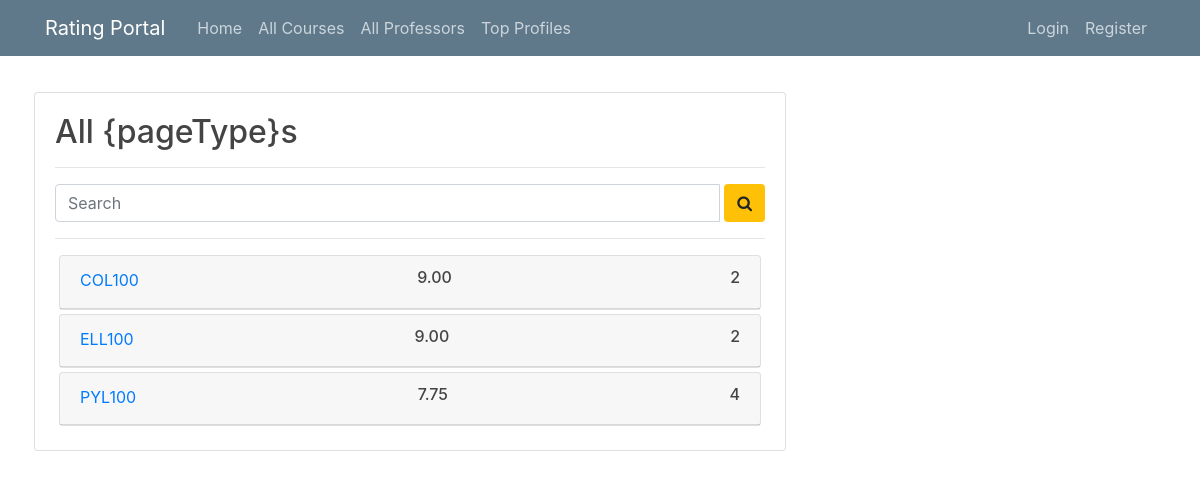
Screenshot of /course/ with the database file from the repository.
### courses/models.py (models this page shows)
class Course(models.Model):
    TYPE_OF_PAGE=[('c','Course'),('p','Professor')]
    courseName = models.CharField(max_length=120)
    rating = models.DecimalField(decimal_places=2,max_digits=4,default=-1)
    noOfReviews = models.IntegerField(default=0)
    courseDescription = models.TextField(default='')
    pageType = models.CharField(
        max_length=1,
        choices=TYPE_OF_PAGE,
        default='c',
        )
    class Meta:
        ordering = ['courseName']

### courses/views.py (the view)
# urls.py: path("course/", courseViews.courseListView, name="courseList",kwargs={'pageType':'course'}),
def courseListView(request,pageType):
    recheckAllRatings()
    context={}
    allPages=getAllOf(pageType)
    context['list'] = allPages
    context['pageType'] = pageType.capitalize()
    if request.method=='GET':
        query=request.GET.get('q')
        if query:
            context['list'] = getCourseFromQuery(str(query),pageType)
    return render(request, "courses/courseList.html", context)

### courses/views.py (called while the page is built)
def recheckAllRatings():
    courseList = Course.objects.all()
    reviews = getAllOf("review")
    results = {}
    for review in reviews:
        try:
            results[review.courseName][0] += review.score
            results[review.courseName][1] += 1
        except:
            results[review.courseName] = [review.score, 1]
    for course in courseList:
        try:
            result = results[course.courseName]
        except:
            course.rating = -1
            course.noOfReviews = 0
            course.save()
            continue
        course.rating = round(result[0] / result[1], 2)
        course.noOfReviews = result[1]
        course.save()

def getAllOf(name):
    if name == "review":
        return Review.objects.all()
    elif name == "course":
        return list(Course.objects.filter(pageType='c').distinct())
    elif name == "professor":
        return list(Course.objects.filter(pageType='p').distinct())

### courses/templates/courses/courseList.html (shortened to what this page needs)
{% extends "users/base.html" %}
{% block content %}
  <div class="card-body">
      <h2>All {pageType}s</h2>
      <hr>
      <form method="GET" class="navbar-form" role="search">
        <div class="input-group add-on">
          <input class="form-control" placeholder="Search" name="q" id="id_q" type="text">
          <div class="input-group-btn ml-1">
            <button class="btn btn-default bg-warning" type="submit"><i class="fa fa-search"></i></button>
          </div>
        </div>
      </form>
      <hr>
      {% for course in list %}
        <div class="card m-1">
            <div class="card-header">
                <div class="d-flex justify-content-between">
                    <a class = "card-link" href="{{course.id}}">
                        {{course.courseName}}
                    </a>
                    <h6>
                        {% if course.rating != -1 %}
                        {{course.rating}}
                        {%else%}
                        Unrated
                        {% endif %}
                    </h6>
                    <h6>
                        {{course.noOfReviews}}
                    </h6>
                </div>
            </div>
        </div>
      {% endfor %}
  </div>
{% endblock content %}

### users/static/main.css (style rules this page uses)
body { background: white; color: #333333; margin-top: 5rem; }
h1, h2, h3, h4, h5, h6 { color: #444444; }

### rows the page displays
Course: courseName "COL100", rating "9.00", noOfReviews "2"
Course: courseName "ELL100", rating "9.00", noOfReviews "2"
Course: courseName "PYL100", rating "7.75", noOfReviews "4"
